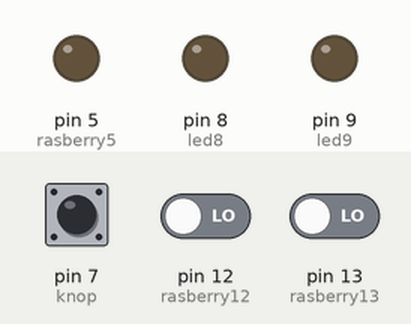
This sketch was run on a simulated Arduino Uno, built with avr-gcc and run on an emulated ATmega328P. Shown: output pins drawn as LEDs (lit = HIGH). The inputs (shaded band) are chosen by the test bench; at power-on: pin 7 (knop) LOW, pin 12 (rasberry12) LOW, pin 13 (rasberry13) LOW.

Above: at 1.2 s.
1.3 s: pin 7 (knop) pulled HIGH for 0.15 s
At 1.37 s:
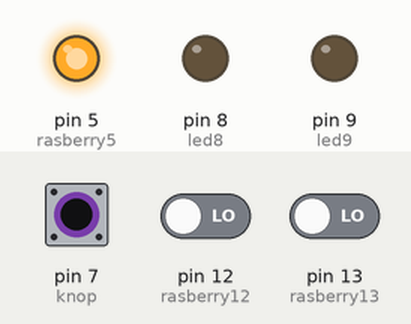
2.9 s: pin 12 (rasberry12) driven HIGH
At 3.9 s:
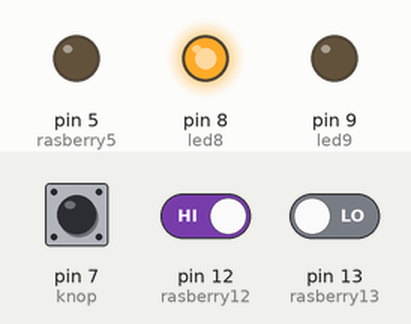
4.4 s: pin 13 (rasberry13) driven HIGH
At 5.1 s:
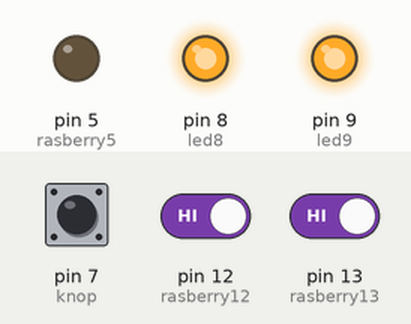
5.9 s: pin 7 (knop) pulled HIGH for 1 s
At 6.2 s:
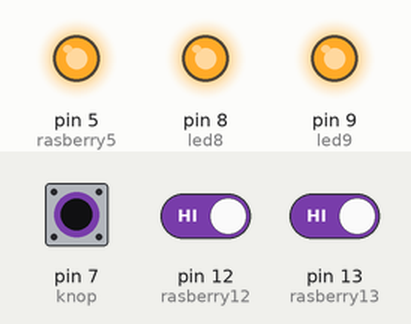
8.4 s: pin 12 (rasberry12) driven LOW
At 9.3 s:
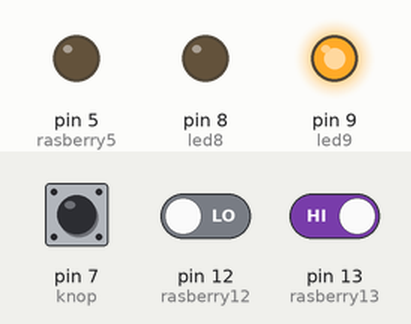
9.9 s: pin 7 (knop) pulled HIGH for 0.15 s
At 9.97 s:
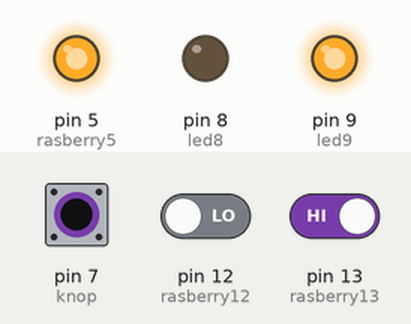
Timing chart, 0 to 12.5 s (numbered marks = the images above; inputs shaded):
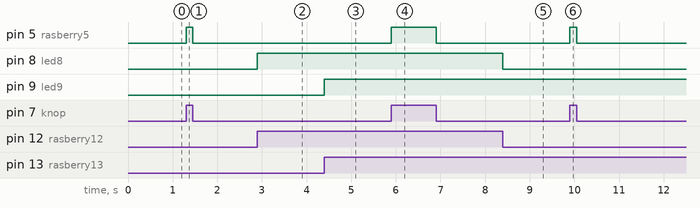

Measured:
- after the input at 1.3 s, pin 5 (rasberry5): LOW → HIGH at once, → LOW 0.15 s later
- after the input at 2.9 s, pin 8 (led8): LOW → HIGH at once
- after the input at 4.4 s, pin 9 (led9): LOW → HIGH at once
- after the input at 5.9 s, pin 5 (rasberry5): LOW → HIGH at once, → LOW 1.0 s later
- after the input at 8.4 s, pin 8 (led8): HIGH → LOW at once
- after the input at 9.9 s, pin 5 (rasberry5): LOW → HIGH at once, → LOW 0.15 s later

The sketch:

sketch_dec17b.ino
```cpp
const int led8 = 8;
const int led9 = 9;
const int rasberry12 = 12;
const int rasberry13 = 13;
const int knop = 7;
const int rasberry5 = 5;
void setup() {
  // put your setup code here, to run once:
  pinMode(led8, OUTPUT);
  pinMode(led9, OUTPUT);
  pinMode(rasberry12, INPUT);
  pinMode(rasberry13, INPUT);
  pinMode(knop, INPUT);
  pinMode(rasberry5, OUTPUT);

}

void loop() {
  // put your main code here, to run repeatedly:
  if(digitalRead(rasberry12) == HIGH){
      digitalWrite(led8, HIGH);
  } else {
      digitalWrite(led8, LOW);
  }
  if(digitalRead(rasberry13) == HIGH){
      digitalWrite(led9, HIGH);
  } else {
      digitalWrite(led9, LOW);
  }
  if(digitalRead(knop) == HIGH){
      digitalWrite(rasberry5, HIGH);
  } else {
      digitalWrite(rasberry5, LOW);
  }
}
```
